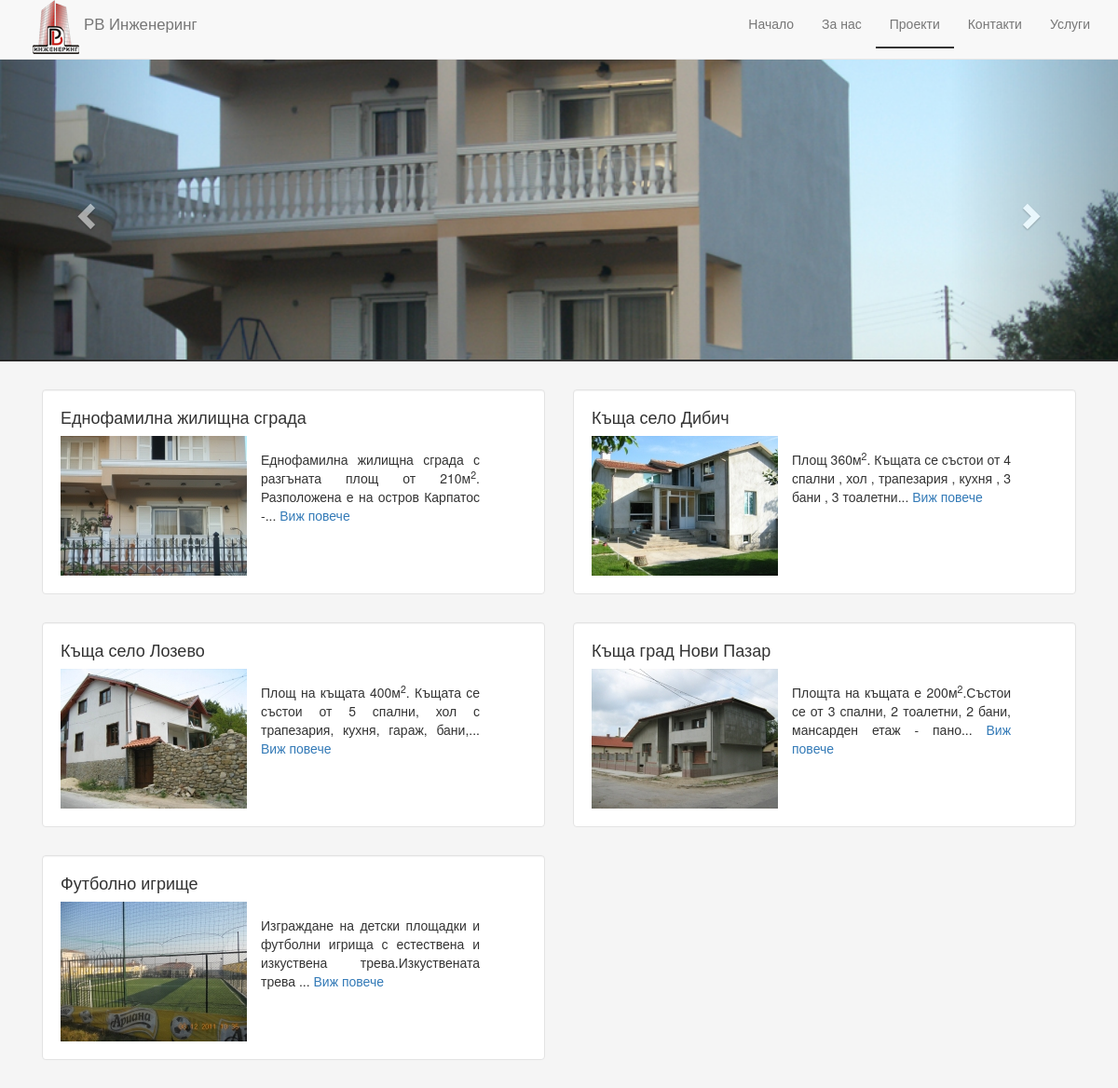
Page /?page=projects on the committed database.
### tables this page shows
CREATE TABLE IF NOT EXISTS `images` (
  `id` int(11) unsigned NOT NULL auto_increment,
  `id_project` int(11) unsigned NOT NULL,
  `is_title` int(1) default '0',
  `on_header` int(1) NOT NULL default '0',
  `to_arc` tinyint(1) NOT NULL default '0',
  PRIMARY KEY  (`id`)
);

CREATE TABLE IF NOT EXISTS `project` (
  `id` int(11) unsigned NOT NULL auto_increment,
  `name` varchar(255) NOT NULL,
  `description` text NOT NULL,
  `is_project` tinyint(1) NOT NULL default '0' COMMENT 'po default proekt 1 za prodajba',
  `price` double(10,2) NOT NULL default '0.00',
  `currency` enum('USD','EUR','BGN') NOT NULL default 'BGN',
  `to_arc` tinyint(1) NOT NULL default '0',
  PRIMARY KEY  (`id`)
);

### db_functions.php (called while the page is built, shortened)
<?php
function projectsSelect($connect) {
    $query = "SELECT
			  p.`id` AS id_project,
			  p.`name`,
			  IF(
			    LENGTH(p.`description`) > 100,
			    CONCAT(
			      SUBSTR(p.`description`, 1, 100),
			      '...'
			    ),
			    p.`description`
			  ) AS `description`,
			  s.`id` AS id_image
			FROM
			  `project` AS p
			  LEFT JOIN images AS s
			    ON p.`id` = s.`id_project`
			    AND s.is_title = 1
			    AND s.to_arc = 0
			    AND s.on_header = 0
			WHERE p.`to_arc` = 0
			  AND s.`to_arc` = 0
			  AND p.`is_project` = 1
			  AND s.is_title = 1
			  AND s.`on_header` = 0
			-- GROUP BY p.id
			-- ORDER BY p.id DESC ";
    $query = mysqli_query($connect, $query);
	$data = array();
	while ($row = $query->fetch_assoc()) {
		$data[] = $row;
	}
    return $data;
}

### projects.php (the view, shortened to what this page needs)
<?php
$aProjects = projectsSelect($db_connect);
?>
    <div class="container">
        <?php
        foreach($aProjects as $value) {
            ?>
            <div class="projectContainer col-md-6">
                <div class="well  projects">
                    <h4><?php echo $value["name"];?></h4>
                    <div class="row">
                        <a href="?page=projectView&id=<?php echo $value["id_project"];?>">
                            <img src="projectsImagesThumbs/<?php echo $value["id_image"];?>.jpg" alt="Image">
                        </a>
                        <div class="col-md-6 description">
                            <?php echo $value['description'];?>
                            <a href="?page=projectView&id=<?php echo $value["id_project"];?>">Виж повече</a><br>
                        </div>
                    </div>
                </div>
            </div>
            <?php
        }
        ?>
    </div>

### index.php (shortened to what this page needs)
<?php
include_once("db_functions.php");
$sliderImages = array(1,2,3,4,12,17,22,35);
            if(isset($_GET["page"])) {
                $page = $_GET["page"];
            }else {
                $page = "main";
            }
?>
<!doctype html>
    <head>
        <link rel="stylesheet" type="text/css" href="css/bootstrap.css" />
        <link rel="stylesheet" type="text/css" href="css/nivo-slider.css" />
        <link rel="stylesheet" type="text/css" href="css/nivoSliderThemes/default/default.css" />
        <link rel="stylesheet" type="text/css" href="css/lightbox.css" />
        <link rel="stylesheet" type="text/css" href="css/style.css" />
    </head>
    <body>
        <div id="navigation">
            <nav class="navbar navbar-default navbar-fixed-top">
                <div class="container">
                    <div class="navbar-header">
                        <img id="logo" src="images/logo.png" alt="logo" >
                        <a href="#" class="navbar-brand">РВ Инженеринг</a>
                    </div>
                    <div class="collapse navbar-collapse" id="myNavbar">
                        <ul class="nav navbar-nav navbar-right" >
                            <li><a id="main" href="?page=main">Начало</a></li>
                            <li><a id="us" href="?page=us">За нас</a></li>
                            <li><a id="projects" href="?page=projects">Проекти</a></li>
                            <li><a id="contacts" href="?page=contacts">Контакти</a></li>
                            <li><a id="services" href="?page=services">Услуги</a></li>
                        </ul>
                    </div>
                </div>
            </nav>
        </div>
        <div id="myCarousel" class="carousel slide" data-ride="carousel">
            <div class="carousel-inner" role="listbox">
                <?php
                $active=" active";
                foreach($sliderImages as $value) {
                    ?>
                    <div class="item<?php echo $active;?>">
                        <img src="projectsSlider/<?php echo $value;?>.jpg" alt="Slider Images"/>
                    </div>
                    <?php
                    $active=null;
                }
                ?>
            </div>
            <a class="left carousel-control" href="#myCarousel" role="button" data-slide="prev">
                <span class="glyphicon glyphicon-chevron-left" aria-hidden="true"></span>
            </a>
            <a class="right carousel-control" href="#myCarousel" role="button" data-slide="next">
                <span class="glyphicon glyphicon-chevron-right" aria-hidden="true"></span>
            </a>
        </div>
        <div id="content">
            <?php
                include_once($page.".php");
            ?>
        </div>
    </body>
</html>

### css/lightbox.css (style rules this page uses)
body:after { content: url(images/close.png) url(images/loading.gif) url(images/prev.png) url(images/next.png); display: none; }

### css/style.css (style rules this page uses)
body { background-color: #f5f5f5; }
.well { background-color: #fff; }
h4 { margin-top: 0px; }
.carousel-inner > .item > img, .carousel-inner > .item > a > img { width: 100%; margin: auto; }
.carousel-inner .item { -webkit-transition: opacity 3s; -moz-transition: opacity 3s; -ms-transition: opacity 3s; -o-transition: opacity 3s; transition: opacity 1s; }
#content { margin-top: 30px; }
#logo { margin-left: 5px; margin-right: 5px; padding-bottom: 5px; float: left; }
.navbar-brand { font-size: 1.2em; }
#myNavbar li:hover a, .active { border-bottom: 2px solid #333; }
.projects img { padding-left: 15px; float: left; }
.projectContainer { display: inline-block; margin-bottom: 10px; }
.description { padding: 15px; text-align: justify; }

### rows in the picture
images: id_project.name "Еднофамилна жилищна сграда", shows a picture, description "Еднофамилна жилищна сграда с разгъната площ от 210м 2 . Разположена е на остров Карпатос -..."
images: id_project.name "Къща село Дибич", shows a picture, description "Площ 360м 2 . Къщата се състои от 4 спални , хол , трапезария , кухня , 3 бани , 3 тоалетни..."
images: id_project.name "Къща село Лозево", shows a picture, description "Площ на къщата 400м 2 . Къщата се състои от 5 спални, хол с трапезария, кухня, гараж, бани,..."
images: id_project.name "Къща град Нови Пазар", shows a picture, description "Площта на къщата е 200м 2 .Състои се от 3 спални, 2 тоалетни, 2 бани, мансарден етаж - пано..."
images: id_project.name "Футболно игрище", shows a picture, description "Изграждане на детски площадки и футболни игрища с естествена и изкуствена трева.Изкуствената трева ..."
